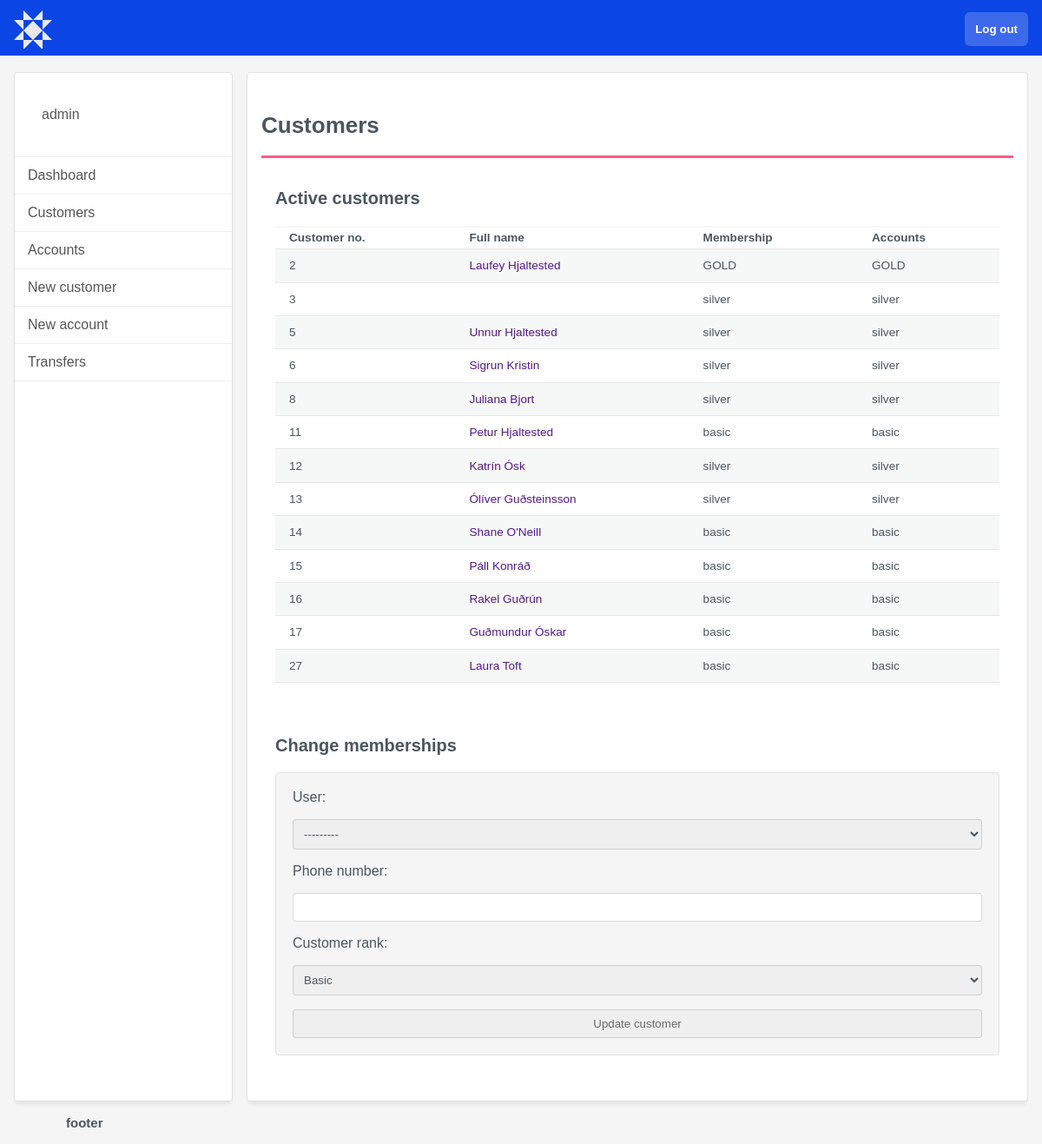
The page /staffCustomerView/ (signed in) on the database its author committed.
### bank_app/models.py (models this page shows, shortened)
class Customer(models.Model):
   BASIC = 'basic'
   SILVER = 'silver'
   GOLD = 'GOLD'
   RANKS = [
      (BASIC, 'Basic'),
      (SILVER, 'Silver'),
      (GOLD, 'Gold'),
   ]
   user = models.OneToOneField(User, primary_key=True, on_delete=models.CASCADE)
   phone_number = models.CharField(max_length=20)
   customer_rank = models.CharField(choices=RANKS, default=BASIC, max_length=6)
   totp_identity = models.UUIDField(default=uuid.uuid4, editable=False)
   @property
   def full_name(self) -> str:
      return f'{self.user.first_name} {self.user.last_name}'

### bank_app/views.py (the view)
# urls.py: path('staffCustomerView/', views.staffCustomerView, name='staffCustomerView'),
@login_required
def staffCustomerView(request):
   user = request.user
   assert request.user.is_staff, 'Not for regular customers, only for admin'
   if request.method == "POST":
      update_customer_form = UpdateCustomerForm(request.POST, instance=request.user.customer)
      if update_customer_form.is_valid:
         update_customer_form.save()
   context = {
      'update_customer_form':UpdateCustomerForm,
      'user_id':user.id,
      'customers':Customer.objects.all(),
   }
   return render(request, 'bank_app/staffCustomerView.html', context)

### bank_app/templates/bank_app/staffCustomerView.html (shortened to what this page needs)
{% extends 'bank_app/base/base2.html' %}
{% block content %}
<h2>Customers</h2>
<div class="flex">
  <div>
    <h3>Active customers</h3>
    <table class="account-table">
      <tr class="account-titles">
        <th>Customer no.</th>
        <th>Full name</th>
        <th>Membership</th>
        <th>Accounts</th>
      </tr>
      {% for customer in customers %}
      <tr>
        <td>{{ customer.user.id }}</td>
        <td><a href="">{{ customer.full_name }}</a></td>
        <td>{{ customer.customer_rank }}</td>
        <td>{{ customer.customer_rank }}</td>
      </tr>
      {% endfor %}
    </table>
  </div>
  <div class="form">
    <h3>Change memberships</h3>
    <div class="grayform">
      <form action="" method="POST">
        {{ update_customer_form }}
        <input type="submit" value="Update customer" name="" id="">
      </form>
    </div>
  </div>
</div>
{% endblock %}

### bank_app/templates/bank_app/base/base2.html (shortened to what this page needs)
{% load static %}
<!DOCTYPE html>
<html lang="en">
<head>
  <link rel="stylesheet" href="{% static 'css/style2.css' %}">
</head>
<body class="white">
  <nav class="blue">
    <ul class="ul2">
      <li>
        <a href="{% url 'bank_app:index' %}" class="logo2"></a>
      </li>
      <li>
        <form action="{% url 'login_app:logout' %}">
          <button>Log out</button>
        </form>
      </li>
    </ul>
  </nav>
  <div class="staff_main">
    <ul class="staff_nav">
      <a href="">
        <li class="head">
          {{ user }}
        </li>
      </a>
      <div class="line"></div>
        <a href="{% url 'bank_app:staff' %}">
          <li>Dashboard</li>
        </a>
        <div class="line"></div>
        <a href="{% url 'bank_app:staffCustomerView' %}">
          <li>Customers</li>
        </a>
        <div class="line"></div>
        <a href="{% url 'bank_app:staffAccountView' %}">
          <li>Accounts</li>
        </a>
        <div class="line"></div>
        <a href="{% url 'bank_app:staffNewCustomer' %}">
          <li>New customer</li>
        </a>
        <div class="line"></div>
        <a href="{% url 'bank_app:staffNewAccount' %}">
          <li>New account</li>
        </a>
        <div class="line"></div>
        <a href="{% url 'bank_app:staffTransfers' %}">
          <li>Transfers</li>
        </a>
        <div class="line"></div>
    </ul>
    <div>
      <div class="box">
        {% block content %} {% endblock %}
      </div>
    </div>
  </div>
<footer>
  <h5>footer</h5>
</footer>
</body>
</html>

### bank_app/static/css/style2.css (style rules this page uses)
* { margin:0; padding: 0; font-family: Arial, Helvetica, sans-serif; list-style-type: none; text-decoration: none; box-sizing: border-box; }
body { background-color: #f5f5f5; }
.logo2 { background-image: url("/static/blomid@3x2.svg"); height: 17.5px; width: 12.5px; margin-right: 2rem; }
.blue { background-color: #0b45e6; }
.ul2 { margin: 0 auto; padding: 0; overflow: hidden; height: 4rem; padding: 0 1rem; }
.ul2 li { float:left; }
.ul2 li:last-child { float:right; }
.ul2>li>a { display: block; padding: 22px 22px; margin-top: .75rem; color:white; }
.ul2 button { color: white; background-color: rgba(255, 255, 255, 0.2); margin-top: .85rem; padding: .75rem; border: none; border-radius: 6px; font-weight: bold; cursor: pointer; }
.staff_main { margin-top: 1.2rem; margin-left: auto; margin-right: auto; display: flex; justify-content: center; grid-row: auto; gap:1rem; }
.staff_nav { display: none !important; border: 1px #e3e3e3 solid; border-radius: 4px; background-color: white; width: 25vw; display: flex; flex-flow: column; gap: .5rem; margin-left: 1rem; float: right; box-shadow: 0 5px 4px -2px rgb(0 0 0 / 8%); }
.staff_nav .head { height: 96px; display: flex; gap: 1rem; align-items: center; }
.staff_nav>.line { border-bottom: #edefee 1px solid; }
.staff_nav li { padding: .5rem; border-radius: 15px; padding: 12px 15px; }
.staff_nav a { color: #555; }
.flex { display: flex; padding: 1rem; flex-direction: column; }
.box { font-family: Arial, Helvetica, sans-serif; color:#4b565c; border: 1px #e3e3e3 solid; background-color: #fff; border-radius: 4px; width: 100vw; padding: 1rem; box-shadow: 0 5px 4px -2px rgb(0 0 0 / 8%); }
h2 { margin-top: 1.8rem; padding-bottom: 1.2rem; border-bottom: 3px solid #fe5a88; font-size: 26px; font-weight: 600; }
h3 { margin: 1.2rem 0; font-size: 20px; }
h5 { font-size: 15px; }
.account-table { width: 100%; border-collapse: collapse; margin-bottom: 10px; font-size: 85%; border-top: 2px solid #f7f7f7; }
tr { display: table-row; border-bottom: 1px solid rgb(231, 231, 231); }
th { text-align: left; padding: .3rem 1rem; }
td { display: table-cell; padding: .7rem 1rem; }
tr:nth-child(even) { background-color: #f6f7f7 }
tr:nth-child(odd) { background-color: #FFF }
form { display: flex; flex-flow: column; gap: 1rem; }
.form { border-radius: 30px; padding-top: 2rem; text-align: left; font-family: 'Gill Sans', 'Gill Sans MT', Calibri, 'Trebuchet MS', sans-serif; }
.form form input { color: #666; padding: .5rem; border-radius: 4px; border: solid 1px rgba(133,133,133,0.3); }
select { border-color: rgba(133,133,133,0.3); padding: .5rem; border-radius: 4px; color: #4b565c; }
.grayform { background-color: #f5f5f5; border: 1px solid #e3e3e3; border-radius: 4px; min-height: 20px; padding: 19px; margin-bottom: 20px; display: flex; gap: 1rem; flex-direction: column; }
.grayform label { color: #4b565c; }
button { background-color: #0b45e6; color: white; }
footer { color: #4b565c; width: 90vw; box-sizing: border-box; padding: 1rem; margin: 0 auto; display: grid; gap: 1rem; }
@media only screen and (min-width: 992px) { .staff_nav { display: block !important; } }
@media only screen and (min-width: 992px) { .box { margin-right: 1rem; width: 75vw; } }

### rows shown on the page
Customer: user.id "2", full_name "Laufey Hjaltested", customer_rank "GOLD"
Customer: user.id "3", customer_rank "silver"
Customer: user.id "5", full_name "Unnur Hjaltested", customer_rank "silver"
Customer: user.id "6", full_name "Sigrun Kristin", customer_rank "silver"
Customer: user.id "8", full_name "Juliana Bjort", customer_rank "silver"
Customer: user.id "11", full_name "Petur Hjaltested", customer_rank "basic"
Customer: user.id "12", full_name "Katrín Ósk", customer_rank "silver"
Customer: user.id "13", full_name "Ólíver Guðsteinsson", customer_rank "silver"
Customer: user.id "14", full_name "Shane O'Neill", customer_rank "basic"
Customer: user.id "15", full_name "Páll Konráð", customer_rank "basic"
Customer: user.id "16", full_name "Rakel Guðrún", customer_rank "basic"
Customer: user.id "17", full_name "Guðmundur Óskar", customer_rank "basic"
Customer: user.id "27", full_name "Laura Toft", customer_rank "basic"

### other values the page prints
{{ user }} "admin"
